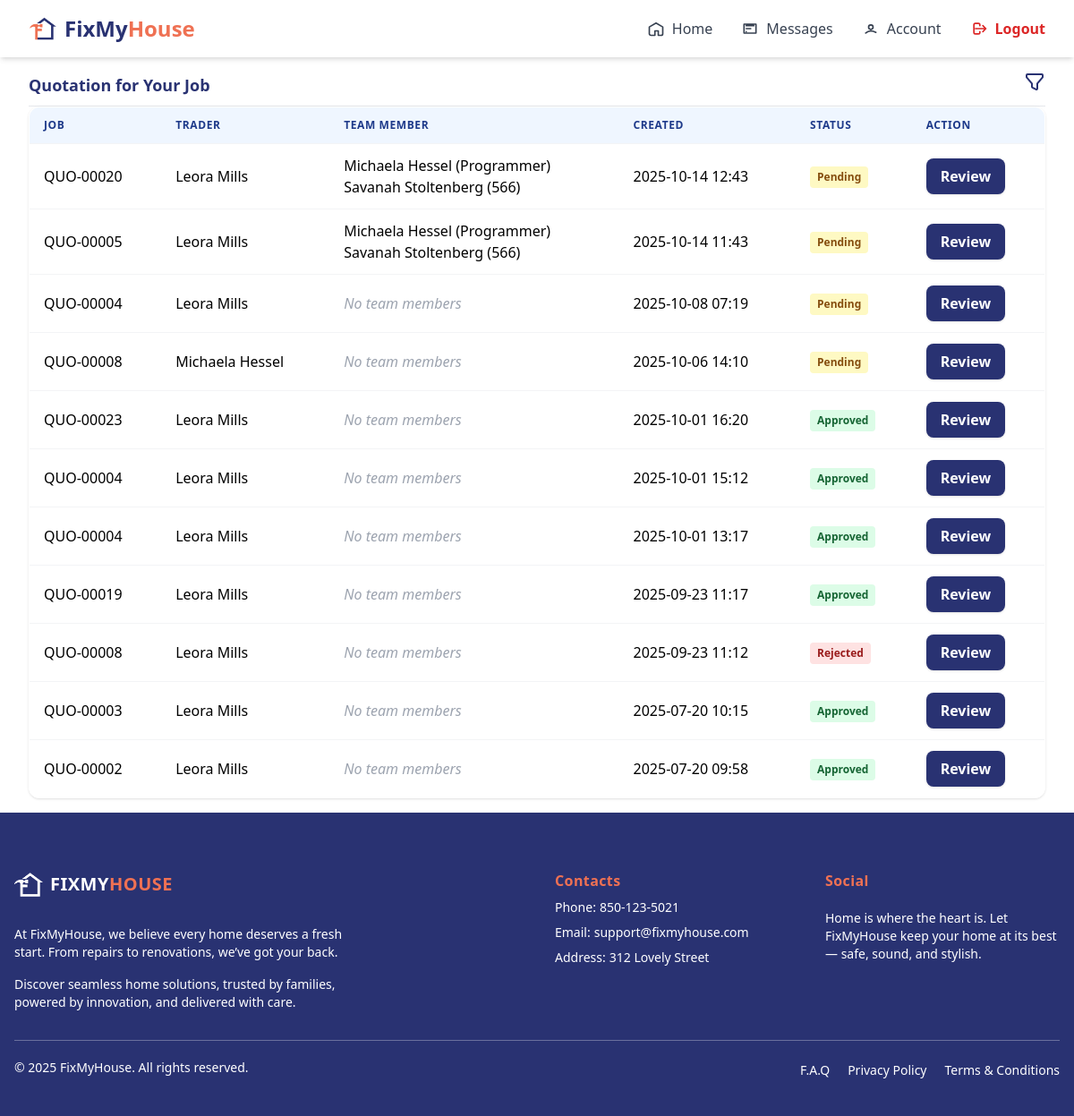
The page /agent/bids/ (signed in) on the database as committed earlier.
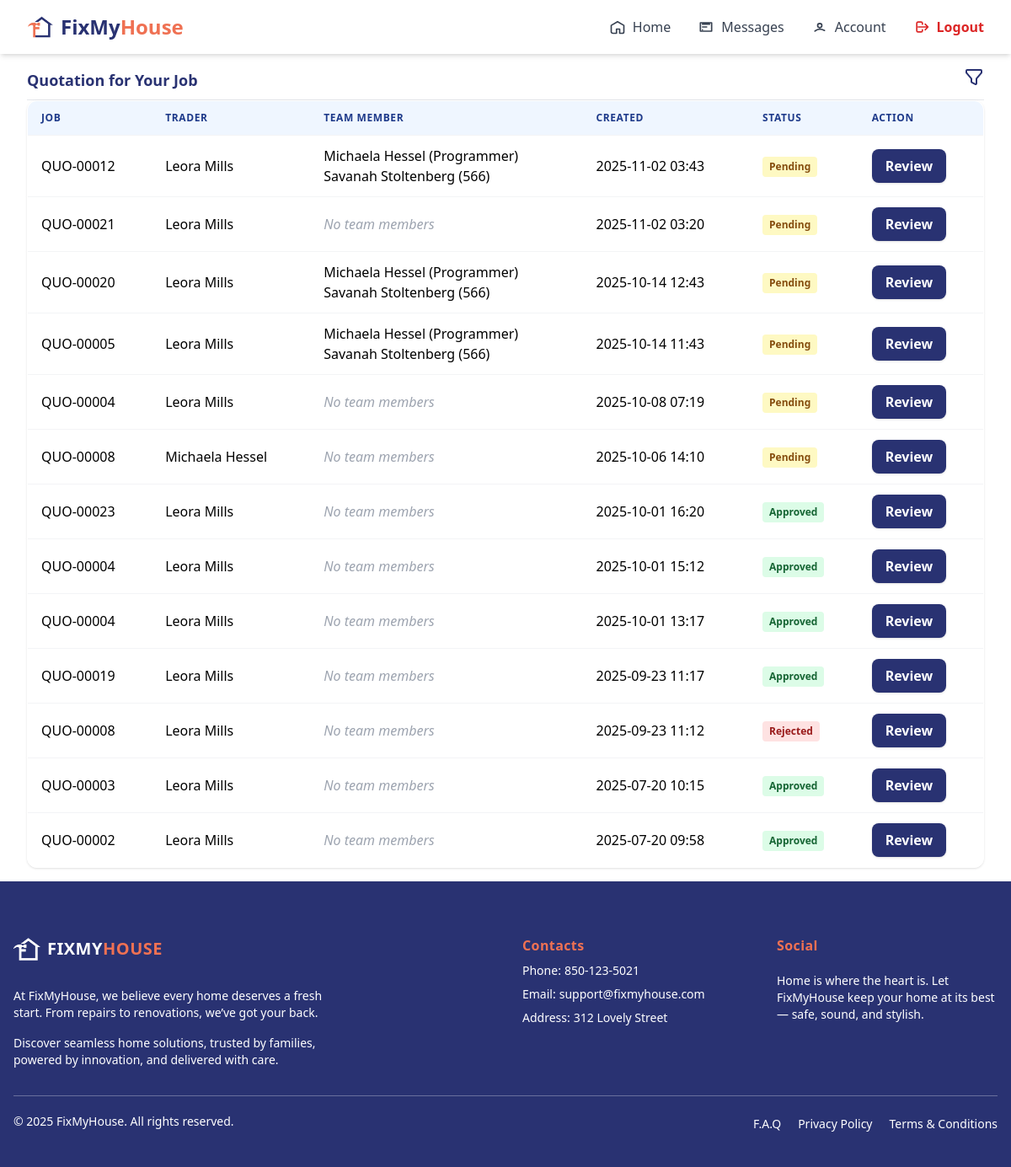
The same page on the database as committed later.
### trader/models/biddingTrader.py (models this page shows, shortened)
class Bidding(models.Model):
    trader = models.ForeignKey(TraderRegistration, on_delete=models.CASCADE, related_name='bid_trader')
    agent = models.ForeignKey(AgentRegister, on_delete=models.SET_NULL, null=True, blank=True, related_name='bid_agent')
    jobs = models.ForeignKey(Jobs, on_delete=models.SET_NULL, null=True, blank=True, related_name='jobs_related')
    team_member = models.ManyToManyField(TeamMember, related_name='biddings_related', blank=True)
    quote_code = models.CharField(max_length=20, unique=True, blank=True, null=True)
    code = models.CharField(max_length=100, blank=True, null=True)
    labour_per_hour = models.DecimalField(max_digits=10, decimal_places=2, null=True, blank=True)
    callout_rate = models.DecimalField(max_digits=10, decimal_places=2, null=True, blank=True)
    parts_qty = models.PositiveIntegerField(default=0)
    parts_unit_price = models.DecimalField(max_digits=10, decimal_places=2, default=0)
    hours = models.DecimalField(max_digits=5, decimal_places=2, default=0)
    appliance_model_price = models.DecimalField(max_digits=10, decimal_places=2, default=0)
    appliance_model = models.CharField(max_length=100, blank=True, null=True)
    notes = models.TextField(blank=True, null=True)
    created_at = models.DateTimeField(auto_now_add=True)
    start_date = models.DateTimeField(blank=True, null=True)
    end_date = models.DateTimeField(blank=True, null=True)
    is_approved = models.BooleanField(null=True, blank=True, default=None, help_text="None=pending, True=approved, False=rejected")
    is_active = models.BooleanField(null=True, blank=True, default=True)
    approved_at = models.DateField(auto_now_add=True, null=True, blank=True)
    approved_by = models.ForeignKey(AgentRegister, on_delete=models.SET_NULL, null=True, blank=True, related_name='approved_bids')
    approval_notes = models.TextField(blank=True, null=True)

### trader/models/jobs.py (models this page shows, shortened)
class Jobs(models.Model):
    agent = models.ForeignKey(AgentRegister, on_delete=models.CASCADE, related_name='jobs_agent')
    trader = models.ForeignKey(TraderRegistration, on_delete=models.SET_NULL, null=True, blank=True, related_name='jobs_trader')
    property = models.ForeignKey(Property, on_delete=models.SET_NULL, null=True, blank=True, related_name='jobs_property')
    STATUS_CHOICES = [
        ('quoted', 'Quoted'),
        ('confirmed', 'Confirmed'),
        ('approved', 'Approved'),
        ('scheduled', 'Scheduled'),
    ]
    address = models.TextField(blank=True, null=True)
    category = models.ForeignKey(Services, on_delete=models.SET_NULL, null=True, blank=True, related_name='category_services')
    renter = models.CharField(max_length=100, null=True, blank=True)
    priority = models.BooleanField(default=False)  # True = High Priority
    job_code = models.CharField(max_length=20, unique=True)
    notes = models.TextField()
    status = models.CharField(max_length=20, choices=STATUS_CHOICES, default='quoted')
    bid_status = models.CharField(max_length=20, choices=[('open', 'Open'), ('closed', 'Closed')], default='open')
    bid_count = models.IntegerField(default=0)
    quoted_at = models.DateField(default=timezone.now)
    confirmed_at = models.DateField(null=True, blank=True)
    approved_at = models.DateField(null=True, blank=True)
    scheduled_at = models.DateField(null=True, blank=True)
    is_active = models.BooleanField(null=True, blank=True, default=True)
    start_date = models.DateField(null=True, blank=True)
    end_date = models.DateField(null=True, blank=True)
    issue_found_at = models.DateField(null=True, blank=True)
    renter_availability = models.DateField(null=True, blank=True)
    issue_been_fixed_before = models.BooleanField(default=False)
    issue_been_fixed_by_fmh_before = models.BooleanField(default=False)
    renter_availability_schedule = models.JSONField(null=True, blank=True, default=dict)
    def __str__(self):
        return self.job_code

### trader/models/registerTrader.py (models this page shows, shortened)
class TraderRegistration(models.Model):
    user = models.OneToOneField(User, on_delete=models.CASCADE, null=True, blank=True)
    name = models.CharField(max_length=255)
    email = models.EmailField()
    phone = models.CharField(max_length=50)
    password = models.CharField(max_length=255, null=True, blank=True)
    isAdmin = models.BooleanField(default=False)
    isDirector = models.BooleanField(default=True)
    isTeamMember = models.BooleanField(default=False)
    COMPANY_TYPE_CHOICES = [
        ('sole_trader', 'Sole Trader'),
        ('company', 'Company'),
    ]
    INDUSTRIES_CHOICES = [
        ('air_conditioning', 'Air Conditioning'),
        ('cleaning', 'Cleaning'),
        ('electrical', 'Electrical'),
        ('gardening', 'Gardening'),
        ('general_maintenance', 'General Maintenance'),
        ('glazing', 'Glazing'),
        ('pest_control', 'Pest Control'),
        ('plumbing_gas', 'Plumbing / Gas'),
        ('tree_cutting', 'Tree Cutting'),
        ('steel_works', 'Steel Works'),
        ('safety', 'Safety'),
    ]
    company_type = models.CharField(max_length=100, choices=COMPANY_TYPE_CHOICES, default='company')
    company_name = models.CharField(max_length=255, blank=True, null=True)
    company_address = models.CharField(max_length=255, blank=True, null=True)
    company_email = models.EmailField(blank=True, null=True)
    company_landline = models.CharField(max_length=50, blank=True, null=True)
    gst_registered = models.BooleanField(default=False)
    abn = models.CharField(max_length=20, blank=True, null=True)
    industry = models.CharField(max_length=100, choices=INDUSTRIES_CHOICES, blank=True, null=True)
    state = models.CharField(max_length=100, blank=True)
    municipality = models.CharField(max_length=100, blank=True)
    city = models.CharField(max_length=100, blank=True)
    address_line_1 = models.CharField(max_length=255, blank=True, null=True)
    address_line_2 = models.CharField(max_length=255, blank=True, null=True)
    postal_code = models.CharField(max_length=20, blank=True)
    def __str__(self):
        return self.name

### trader/models/teamMember.py (models this page shows, shortened)
class TeamMember(models.Model):
    user = models.OneToOneField(User, on_delete=models.CASCADE, null=True, blank=True)
    trader = models.ForeignKey(TraderRegistration,
        on_delete=models.CASCADE, related_name='team_members')
    teamName = models.CharField(max_length=255)
    position = models.CharField(max_length=100)
    labour_rate_per_hour = models.DecimalField(max_digits=8, decimal_places=2, null=True, blank=True)
    callout_rate = models.DecimalField(max_digits=8, decimal_places=2, null=True, blank=True)
    contact_number = models.CharField(max_length=50, blank=True)
    email = models.EmailField(blank=True)
    active_postal_codes = models.CharField(max_length=255, blank=True)  # Comma-separated
    holidays = models.JSONField(blank=True, default=list) # Store as comma-separated dates or JSON
    time_in = models.TimeField(null=True, blank=True)
    time_out = models.TimeField(null=True, blank=True)
    IsWorkInHoliday = models.BooleanField(default=False)
    holidayTime_in = models.TimeField(null=True, blank=True)
    holidayTime_out = models.TimeField(null=True, blank=True)

### agent/views/biddingList.py (the view)
# urls.py: path('bids/', AgentBidListView.as_view(), name='agent_bid_list'),
@method_decorator([login_required, agent_required], name='dispatch')
class AgentBidListView(ListView):
    model = Bidding
    template_name = 'components/home/agent_bid_list.html'
    context_object_name = 'bids'
    def get_queryset(self):
        queryset = super().get_queryset()
        queryset = queryset.filter(is_active=True)
        trader = self.request.GET.get('trader')
        is_approved = self.request.GET.get('status')
        approved_at = self.request.GET.get('approved_at')
        if trader:
            queryset = queryset.filter(trader__name__icontains=trader)
        if approved_at:
            queryset = queryset.filter(approved_at=approved_at)
        if is_approved == 'true':
            queryset = queryset.filter(is_approved=True)
        elif is_approved == 'false':
            queryset = queryset.filter(is_approved=False)
        elif is_approved == '':
            queryset = queryset.filter(is_approved__isnull=True)
        return queryset.order_by('-created_at')
    def get_context_data(self, **kwargs):
        context = super().get_context_data(**kwargs)
        context['status_options'] = {
            '': 'Pending',
            'true': 'Approved',
            'false': 'Rejected',
        }
        context['filter_trader'] = self.request.GET.get('trader', '')
        context['filter_is_approved'] = self.request.GET.get('status', '')
        context['filter_approved_at'] = self.request.GET.get('approved_at', '')
        return context

### agent/templates/components/home/agent_bid_list.html (shortened to what this page needs)
{% extends "baseAgent.html" %}
{% block content %}
{% include 'components/home/navigatorBaseAgent.html' %}
<main x-data="{ showFilters: false, openModal: false }" class="px-4 md:px-8 py-4 w-full">
  <div class="flex items-center justify-between border-b pb-2">
    <h2 class="text-lg font-semibold" style="color: #293272;">Quotation for Your Job</h2>
    <div class="relative">
      <button @click="showFilters = !showFilters" style="color: #293272;" class="hover:opacity-80">
      </button>
    </div>
  </div>
  <div class="space-y-4">
    <div class="hidden lg:block overflow-x-auto rounded-xl shadow">
      <table class="min-w-full bg-white border border-gray-200 rounded-xl overflow-hidden">
        <thead class="bg-blue-50">
          <tr>
            <th class="px-4 py-3 text-left text-xs font-semibold text-blue-900 uppercase tracking-wider">Job</th>
            <th class="px-4 py-3 text-left text-xs font-semibold text-blue-900 uppercase tracking-wider">Trader</th>
            <th class="px-4 py-3 text-left text-xs font-semibold text-blue-900 uppercase tracking-wider">Team Member</th>
            <th class="px-4 py-3 text-left text-xs font-semibold text-blue-900 uppercase tracking-wider">Created</th>
            <th class="px-4 py-3 text-left text-xs font-semibold text-blue-900 uppercase tracking-wider">Status</th>
            <th class="px-4 py-3 text-left text-xs font-semibold text-blue-900 uppercase tracking-wider">Action</th>
          </tr>
        </thead>
        <tbody>
          {% for bid in bids %}
          <tr class="border-t border-gray-100 hover:bg-blue-50 transition">
            <td class="px-4 py-3 whitespace-nowrap">{{ bid.jobs }}</td>
            <td class="px-4 py-3 whitespace-nowrap">{{ bid.trader }}</td>
            <td class="px-4 py-3 whitespace-nowrap">
              {% for member in bid.team_member.all %}
                <div>{{ member.teamName }} ({{ member.position }})</div>
              {% empty %}
                <span class="text-gray-400 italic">No team members</span>
              {% endfor %}
            </td>
            <td class="px-4 py-3 whitespace-nowrap">{{ bid.created_at|date:"Y-m-d H:i" }}</td>
            <td class="px-4 py-3">
              {% if bid.is_approved is None %}
                <span class="inline-block px-2 py-1 text-xs font-semibold rounded bg-yellow-100 text-yellow-800">Pending</span>
              {% elif bid.is_approved %}
                <span class="inline-block px-2 py-1 text-xs font-semibold rounded bg-green-100 text-green-800">Approved</span>
              {% else %}
                <span class="inline-block px-2 py-1 text-xs font-semibold rounded bg-red-100 text-red-800">Rejected</span>
              {% endif %}
            </td>
            <td class="px-4 py-3">
              <a href="{% url 'bidding_approval' bid.pk %}" class="inline-block bg-[#293272] text-white px-4 py-2 rounded-lg font-semibold hover:bg-[#162060] shadow transition">Review</a>
            </td>
          </tr>
          {% empty %}
          <tr><td colspan="6" class="text-center py-4">No bids found.</td></tr>
          {% endfor %}
        </tbody>
      </table>
    </div>
  </div>
</main>
{% include 'components/footerAgent.html' %}
{% endblock %}

Rows that differ between the two databases and show on the page:
added Bidding: jobs "QUO-00012", trader "Leora Mills", created_at "2025-11-02 03:43", shows "Pending", TeamMember (teamName "Michaela Hessel", position "Programmer"), TeamMember (teamName "Savanah Stoltenberg", position "566")
added Bidding: jobs "QUO-00021", trader "Leora Mills", created_at "2025-11-02 03:20", shows "Pending"
